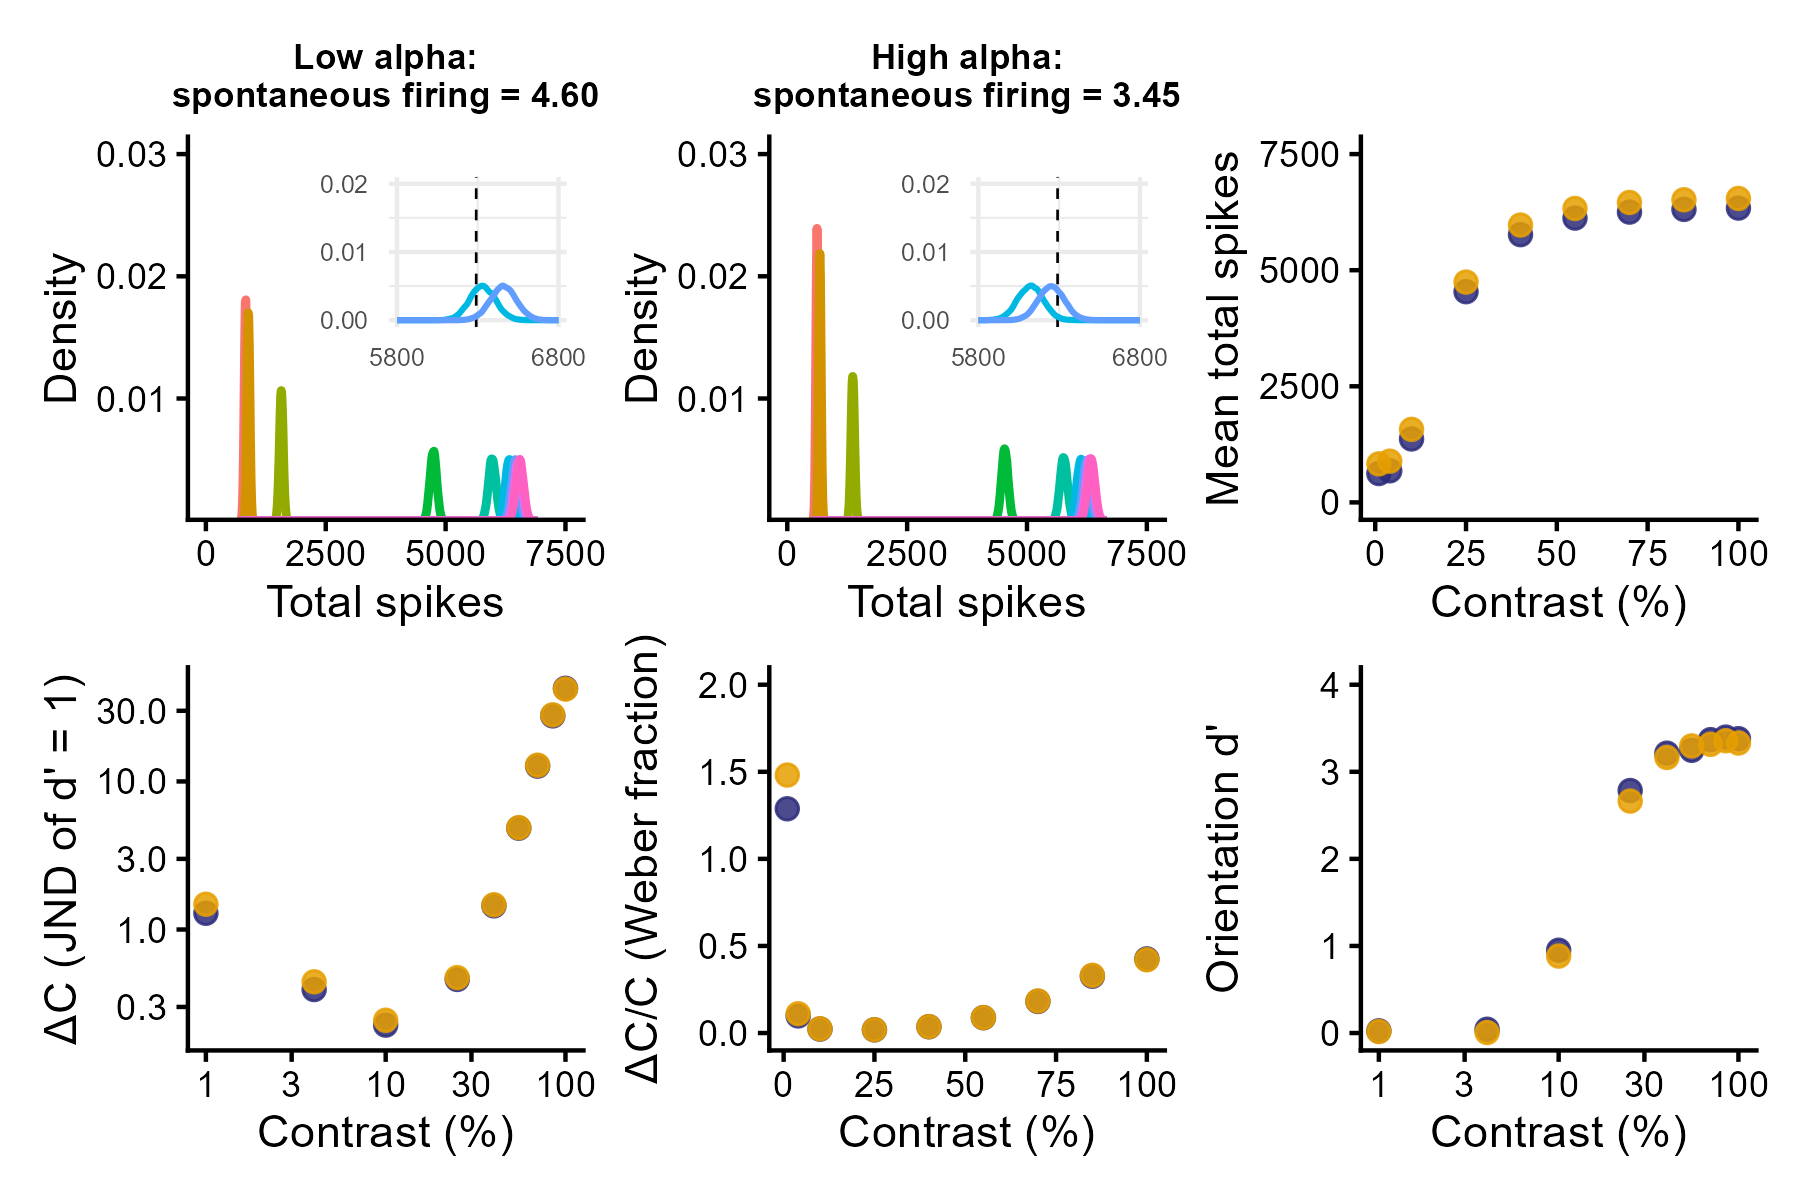

Write R code to recreate this figure.
# Simulation assuming Naka-Rushton function on Albrecht & Hamilton (1982, Fig. 4)

library(tidyverse)
library(doParallel)
library(foreach)
library(cowplot)
library(patchwork)

#################### High Alpha ####################
Contrast <- c(1, 4, seq(10, 100, 15))
Rmax <- 115
C50 <- 19.3
n   <-  2.9
R0 <- Rmax * 0.03 # spontaneous firing based on Geisler & Albrecht (1997)

Max_firing <- Rmax * Contrast^n / (Contrast^n + C50^n)
df <- data.frame(Contrast, Max_firing)

### Simulation ###
cl <- makeCluster(parallel::detectCores() - 1)
registerDoParallel(cl)

n_neurons <- 180                                              # Number of neurons in the population
orientations <- seq(1, 180, by = 1)                           # Possible orientations (1 to 180 degrees)
preferred_orientations <- seq(1, 180, length.out = n_neurons) # Preferred orientation of each neuron
max_firing_seq <- df$Max_firing                               # Maximum firing rate of each neuron
contrast <- df$Contrast
tuning_width <- 20                                            # Tuning width (standard deviation) of each neuron's response curve
n_trials <- 10000

all_results <- list()

for (max_firing_rate in max_firing_seq) {
  
  cat("Running max firing rate =", max_firing_rate, "\n")
  
  tuning_curves <- matrix(0, nrow = n_neurons, ncol = length(orientations))
  
  for (i in 1:n_neurons) {
    tuning_curves[i, ] <- max_firing_rate * exp(
      -0.5 * (
        pmin(abs(orientations - preferred_orientations[i]),
             180 - abs(orientations - preferred_orientations[i]))^2
      ) / tuning_width^2
    )
  }
  
  # ---- 90 ----
  responses_90 <- foreach(
    i = 1:n_trials,
    .combine = rbind,
    .packages = "stats"
  ) %dopar% {
    
    input_90 <- rnorm(n_trials, 90, 0)
    idx <- round(input_90[i]) 
    idx <- pmin(pmax(idx, 1), 180)
    
    mu <- tuning_curves[, idx]
    mu[mu == 0] <- 1e-8
    
    resp <- rnbinom(n_neurons, size = 1000000, mu = mu) + rnbinom(n_neurons, size = 1000000, mu = R0)
    
    cbind(resp,
          neuron = seq_len(n_neurons),
          stim = 90,
          trial = i,
          maxFR = max_firing_rate)
  }
  
  # ---- 91 ----
  responses_91 <- foreach(
    i = 1:n_trials,
    .combine = rbind,
    .packages = "stats"
  ) %dopar% {
    
    input_91 <- rnorm(n_trials, 91, 0)
    idx <- round(input_91[i]) 
    idx <- pmin(pmax(idx, 1), 180)
    
    mu <- tuning_curves[, idx]
    mu[mu == 0] <- 1e-8
    
    resp <- rnbinom(n_neurons, size = 1000000, mu = mu) + rnbinom(n_neurons, size = 1000000, mu = R0)
    
    cbind(resp,
          neuron = seq_len(n_neurons),
          stim = 91,
          trial = i,
          maxFR = max_firing_rate)
  }
  
  df_tmp <- as.data.frame(rbind(responses_90, responses_91))
  colnames(df_tmp) <- c("Spikes", "Neuron", "Stimulus", "Trial", "Contrast")
  
  all_results[[as.character(max_firing_rate)]] <- df_tmp
}

df_high <- do.call(rbind, all_results)
df_high$Contrast <- contrast[match(df_high$Contrast, max_firing_seq)]

### Contrast discrimination ###
df_high %>%
  group_by(Stimulus, Contrast, Trial) %>%
  summarise(Sum_spikes = sum(Spikes), .groups = "drop") -> df_sum_high

df_sum_high %>%
  group_by(Contrast) %>%
  summarise(Mean_sum_spikes = mean(Sum_spikes),
            SD_sum_spikes = sd(Sum_spikes), .groups = "drop") -> df_summary_high
colnames(df_summary_high) <- c("Contrast", "mu", "sigma")

dC <-  diff(df_summary_high$Contrast)
dmu <- diff(df_summary_high$mu)

# μ'
mu_prime <- c(
  dmu[1] / dC[1],                                 　　　　　# 前方差分（最初）
  (dmu[-1]/dC[-1] + dmu[-length(dmu)]/dC[-length(dC)]) / 2, # 中央差分
  dmu[length(dmu)] / dC[length(dC)]                         # 後方差分（最後）
)
df_summary_high$mu_prime <- mu_prime

# μ'(C)ΔC ≈ σ
# μ'(C): コントラストの微小変化に対するμの変化
# ΔC:    コントラストの変化量
# μの変化がσと同じ大きさになったとき丁度弁別できる(d'=1に相当するJND)
df_summary_high$DeltaC_pred <- df_summary_high$sigma / df_summary_high$mu_prime # JND
df_summary_high <- mutate(df_summary_high, Weber_ratio_pred = DeltaC_pred / Contrast) # ΔC / C (Weber ratio)

### Orientation discrimination (LFI) ###
df_high_wide <- df_high %>%
  pivot_wider(
    id_cols = c(Trial, Contrast, Stimulus),
    names_from = Neuron,
    values_from = Spikes)

df_high_wide$Stimulus_bin <- ifelse(df_high_wide$Stimulus == 90, 1, 0)

compute_lfi <- function(data, lambda = 1e-6) {
  
  neurons <- grep("^[0-9]+$", colnames(data), value = TRUE)  
  
  data0 <- data[data$Stimulus_bin == 0, neurons]
  data1 <- data[data$Stimulus_bin == 1, neurons]
  
  mu0 <- colMeans(data0)
  mu1 <- colMeans(data1)
  
  df <- mu1 - mu0
  
  Sigma0 <- cov(data0)
  Sigma1 <- cov(data1)
  Sigma  <- (Sigma0 + Sigma1) / 2
  
  p <- length(neurons)              # 逆行列を安定化させる処理 (ニューロン間の相関を少し弱める)
  Sigma <- Sigma + lambda * diag(p) # Ridge正則化, Tikhonov regularization (小さい固有値を持ち上げる)
  
  I <- as.numeric(t(df) %*% solve(Sigma) %*% df) # LFI
  I_per_neuron <- I / p
  
  return(I_per_neuron)
}

maxFR_values <- sort(unique(df_high_wide$Contrast))

lfi_results_high <- data.frame(
  Contrast = numeric(),
  LFI_per_neuron = numeric()
)

for (maxFR in maxFR_values) {
  df_sub <- df_high_wide[df_high_wide$Contrast == maxFR, ]
  lfi_value <- compute_lfi(df_sub)
  lfi_results_high <- rbind(lfi_results_high,
                       data.frame(Contrast = maxFR,
                                  LFI_per_neuron = lfi_value))
}

lfi_results_high$Contrast <- contrast

### Orientation discrimination (decoding with logistic regression) ###
run_logistic_cv_parallel <- function(data, k = 5, ncores = detectCores() - 1) {
  
  predictors <- grep("^[0-9]+$", colnames(data), value = TRUE)  
  n <- nrow(data)
  
  set.seed(123)
  folds <- sample(rep(1:k, length.out = n))
  
  cl <- makeCluster(ncores)
  registerDoParallel(cl)
  
  acc <- foreach(i = 1:k, .combine = c) %dopar% {
    
    train <- data[folds != i, ]
    test  <- data[folds == i, ]
    
    model <- glm(
      Stimulus_bin ~ .,
      data = train[, c("Stimulus_bin", predictors)],
      family = binomial
    )
    
    prob <- predict(model, newdata = test, type = "response")
    pred <- ifelse(prob > 0.5, 1, 0)
    
    mean(pred == test$Stimulus_bin)
  }
  
  stopCluster(cl)
  
  mean(acc)
}

decoding_results_high <- data.frame(
  Contrast = numeric(),
  Decoding_accuracy = numeric()
)

for (maxFR in maxFR_values) {
  df_sub <- df_high_wide[df_high_wide$Contrast == maxFR, ]
  accuracy <- run_logistic_cv_parallel(df_sub, k = 5, ncores = detectCores() - 1)
  decoding_results_high <- rbind(decoding_results_high,
                            data.frame(Contrast = maxFR,
                                       Decoding_accuracy = accuracy))
}

decoding_results_high <- mutate(decoding_results_high, D_prime = qnorm(Decoding_accuracy) - qnorm(1 - Decoding_accuracy),
                           Contrast = contrast)


#################### Low Alpha ####################
Contrast <- c(1, 4, seq(10, 100, 15))
Rmax <- 115
C50 <- 19.3
n   <-  2.9
R0 <- Rmax * 0.04

Max_firing <- Rmax * Contrast^n / (Contrast^n + C50^n)
df <- data.frame(Contrast, Max_firing)

### Simulation ###
cl <- makeCluster(parallel::detectCores() - 1)
registerDoParallel(cl)

n_neurons <- 180                                              # Number of neurons in the population
orientations <- seq(1, 180, by = 1)                           # Possible orientations (0 to 359 degrees)
preferred_orientations <- seq(1, 180, length.out = n_neurons) # Preferred orientation of each neuron
max_firing_seq <- df$Max_firing                               # Maximum firing rate of each neuron
contrast <- df$Contrast
tuning_width <- 20                                            # Tuning width (standard deviation) of each neuron's response curve
n_trials <- 10000

all_results <- list()

for (max_firing_rate in max_firing_seq) {
  
  cat("Running max firing rate =", max_firing_rate, "\n")
  
  tuning_curves <- matrix(0, nrow = n_neurons, ncol = length(orientations))
  
  for (i in 1:n_neurons) {
    tuning_curves[i, ] <- max_firing_rate * exp(
      -0.5 * (
        pmin(abs(orientations - preferred_orientations[i]),
             180 - abs(orientations - preferred_orientations[i]))^2
      ) / tuning_width^2
    )
  }
  
  # ---- 90 ----
  responses_90 <- foreach(
    i = 1:n_trials,
    .combine = rbind,
    .packages = "stats"
  ) %dopar% {
    
    input_90 <- rnorm(n_trials, 90, 0)
    idx <- round(input_90[i]) 
    idx <- pmin(pmax(idx, 1), 180)
    
    mu <- tuning_curves[, idx]
    mu[mu == 0] <- 1e-8
    
    resp <- rnbinom(n_neurons, size = 1000000, mu = mu) + rnbinom(n_neurons, size = 1000000, mu = R0)
    
    cbind(resp,
          neuron = seq_len(n_neurons),
          stim = 90,
          trial = i,
          maxFR = max_firing_rate)
  }
  
  # ---- 91 ----
  responses_91 <- foreach(
    i = 1:n_trials,
    .combine = rbind,
    .packages = "stats"
  ) %dopar% {
    
    input_91 <- rnorm(n_trials, 91, 0)
    idx <- round(input_91[i]) 
    idx <- pmin(pmax(idx, 1), 180)
    
    mu <- tuning_curves[, idx]
    mu[mu == 0] <- 1e-8
    
    resp <- rnbinom(n_neurons, size = 1000000, mu = mu) + rnbinom(n_neurons, size = 1000000, mu = R0)
    
    cbind(resp,
          neuron = seq_len(n_neurons),
          stim = 91,
          trial = i,
          maxFR = max_firing_rate)
  }
  
  df_tmp <- as.data.frame(rbind(responses_90, responses_91))
  colnames(df_tmp) <- c("Spikes", "Neuron", "Stimulus", "Trial", "Contrast")
  
  all_results[[as.character(max_firing_rate)]] <- df_tmp
}

df_low <- do.call(rbind, all_results)
df_low$Contrast <- contrast[match(df_low$Contrast, max_firing_seq)]

### Contrast discrimination ###
df_low %>%
  group_by(Stimulus, Contrast, Trial) %>%
  summarise(Sum_spikes = sum(Spikes), .groups = "drop") -> df_sum_low

df_sum_low %>%
  group_by(Contrast) %>%
  summarise(Mean_sum_spikes = mean(Sum_spikes),
            SD_sum_spikes = sd(Sum_spikes), .groups = "drop") -> df_summary_low
colnames(df_summary_low) <- c("Contrast", "mu", "sigma")

dC <-  diff(df_summary_low$Contrast)
dmu <- diff(df_summary_low$mu)

# μ'
mu_prime <- c(
  dmu[1] / dC[1],                                 　　　　
  (dmu[-1]/dC[-1] + dmu[-length(dmu)]/dC[-length(dC)]) / 2,
  dmu[length(dmu)] / dC[length(dC)]                       
)
df_summary_low$mu_prime <- mu_prime

df_summary_low$DeltaC_pred <- df_summary_low$sigma / df_summary_low$mu_prime # JND
df_summary_low <- mutate(df_summary_low, Weber_ratio_pred = DeltaC_pred / Contrast) # ΔC / C (Weber ratio)

### Orientation discrimination (LFI) ###
df_low_wide <- df_low %>%
  pivot_wider(
    id_cols = c(Trial, Contrast, Stimulus),
    names_from = Neuron,
    values_from = Spikes)

df_low_wide$Stimulus_bin <- ifelse(df_low_wide$Stimulus == 90, 1, 0)

maxFR_values <- sort(unique(df_low_wide$Contrast))

lfi_results_low <- data.frame(
  Contrast = numeric(),
  LFI_per_neuron = numeric()
)

for (maxFR in maxFR_values) {
  df_sub <- df_low_wide[df_low_wide$Contrast == maxFR, ]
  lfi_value <- compute_lfi(df_sub)
  lfi_results_low <- rbind(lfi_results_low,
                       data.frame(Contrast = maxFR,
                                  LFI_per_neuron = lfi_value))
}

lfi_results_low$Contrast <- contrast

### Orientation discrimination (decoding with logistic regression) ###
decoding_results_low <- data.frame(
  Contrast = numeric(),
  Decoding_accuracy = numeric()
)

for (maxFR in maxFR_values) {
  df_sub <- df_low_wide[df_low_wide$Contrast == maxFR, ]
  accuracy <- run_logistic_cv_parallel(df_sub, k = 5, ncores = detectCores() - 1)
  decoding_results_low <- rbind(decoding_results_low,
                            data.frame(Contrast = maxFR,
                                       Decoding_accuracy = accuracy))
}

decoding_results_low <- mutate(decoding_results_low, D_prime = qnorm(Decoding_accuracy) - qnorm(1 - Decoding_accuracy),
                           Contrast = contrast)

### Fano factor sanity check ### 
df_high$Alpha <- "high"
df_low$Alpha  <- "low"
df_integrated <- rbind(df_high, df_low) 

df_integrated %>%
  group_by(Contrast, Stimulus, Neuron, Alpha) %>%
  summarise(
    mean_spikes = mean(Spikes),
    var_spikes  = var(Spikes),
    fano = var_spikes / mean_spikes,
    .groups = "drop"
  ) %>%
  filter(mean_spikes > 0) %>%
  group_by(Contrast, Stimulus, Alpha) %>%
  summarise(
    mean_mean_spikes = mean(mean_spikes, na.rm = TRUE),
    mean_var_spikes = mean(var_spikes),
    mean_fano = mean(fano, na.rm = TRUE), # average across neurons
    sd_fano   = sd(fano, na.rm = TRUE),   # sd across neurons
    .groups = "drop") -> ff
print(ff, n = 99999)

# write.csv(df_integrated, 
#          file = "samaha_effect_df_integrated.csv", 
#          row.names = FALSE)

### Figures ###
g1 <- ggplot(df, aes(x = Contrast, y = Max_firing)) +
  geom_point(size = 2.2, alpha = 0.85) +
  scale_x_continuous(
    limits = c(1, 100),
    breaks = c(0, 25, 50, 75, 100)
  ) +
  coord_cartesian(ylim = c(0, 130)) +
  scale_y_continuous(breaks = seq(0, 120, by = 60)) +
  labs(
    x = "Contrast (%)",
    y = "Tuning curve peak"
  ) +
  theme_classic(base_size = 11)

g2 <- ggplot(df, aes(x = Contrast, y = Max_firing)) +
  geom_point(size = 2.2, alpha = 0.85) +
  scale_x_log10(
    limits = c(1, 100),
    breaks = c(1, 3, 10, 30, 100)
  ) +
  coord_cartesian(ylim = c(0, 130)) +
  scale_y_continuous(breaks = seq(0, 120, by = 60)) +
  labs(
    x = "Contrast (%)",
    y = "Tuning curve peak"
  ) +
  theme_classic(base_size = 11)

df_sum_high$Alpha <- "high"
df_sum_low$Alpha  <- "low"
df_sum <- rbind(df_sum_high, df_sum_low)
df_sum %>%
  dplyr::filter(Contrast == 55 | Contrast == 70) %>%
  summarise(Criterion = mean(Sum_spikes)) %>%
  as.numeric() -> criterion

default_colors <- scales::hue_pal()(9)
first_two_colors <- default_colors[6:7]

df_sub <- subset(df_sum, Contrast %in% c(55, 70) & Alpha == "high")
df_sub$Contrast <- factor(df_sub$Contrast, levels = c(55, 70))

g_inset_high <- ggplot(df_sub, aes(x = Sum_spikes, color = factor(Contrast))) +
  geom_vline(xintercept = criterion, linetype = "dashed", linewidth = 0.3) +
  geom_density(alpha = 0.85, linewidth = 0.7) +
  scale_x_continuous(limits = c(5800, 6800), breaks = c(5800, 6800)) +
  scale_y_continuous(limits = c(0, 0.02), breaks = c(0, 0.01, 0.02)) + 
  theme_minimal(base_size = 11) +
  theme(
    legend.position = "none",
    axis.title = element_blank(),
    axis.text = element_text(size = 6)
  ) +
  scale_color_manual(values = first_two_colors)

g3 <- ggplot(df_sum_high, aes(x = Sum_spikes, color = factor(Contrast))) +
  geom_density(alpha = 0.85, linewidth = 1) +
  coord_cartesian(xlim = c(0, 7500), ylim = c(0.0015, 0.03)) +
  scale_x_continuous(breaks = c(0, 2500, 5000, 7500)) +
  theme_classic() +
  labs(
    x = "Total spikes",
    y = "Density",
    color = "Contrast"
  ) + 
  theme(
    legend.position = c(1.07, 1.05),
    legend.justification = c(1, 1),
    legend.key.size = unit(0.25, "cm"),
    legend.text = element_text(size = 6),
    legend.title = element_text(size = 8)
  ) +
  ggtitle("High alpha:\nspontaneous firing = 3.45") +
  theme(plot.title = element_text(size = 8.5, face = "bold", hjust = 0.5))

g3 <- g3 + annotation_custom(
  grob = ggplotGrob(g_inset_high),
  xmin = 2000, xmax = 8000,
  ymin = 0.01, ymax = 0.03
)

legend_contrast <- get_legend(
  g3 + theme(legend.position = "right")
)

png("legend_contrast.png", width = 600, height = 400, res = 300)
grid::grid.draw(legend_contrast)
dev.off()

df_sub <- subset(df_sum, Contrast %in% c(55, 70) & Alpha == "low")
df_sub$Contrast <- factor(df_sub$Contrast, levels = c(55, 70))

g_inset_low <- ggplot(df_sub, aes(x = Sum_spikes, color = factor(Contrast))) +
  geom_vline(xintercept = criterion, linetype = "dashed", linewidth = 0.3) +
  geom_density(alpha = 0.85, linewidth = 0.7) +
  scale_x_continuous(limits = c(5800, 6800), breaks = c(5800, 6800)) +
  scale_y_continuous(limits = c(0, 0.02), breaks = c(0, 0.01, 0.02)) + 
  theme_minimal(base_size = 11) +
  theme(
    legend.position = "none",
    axis.title = element_blank(),
    axis.text = element_text(size = 6)
  ) +
  scale_color_manual(values = first_two_colors)

g4 <- ggplot(df_sum_low, aes(x = Sum_spikes, color = factor(Contrast))) +
  geom_density(alpha = 0.85, linewidth = 1) +
  coord_cartesian(xlim = c(0, 7500), ylim = c(0.0015, 0.03)) +
  scale_x_continuous(breaks = c(0, 2500, 5000, 7500)) +
  theme_classic() +
  labs(
    x = "Total spikes",
    y = "Density",
    color = "Contrast"
  ) + 
  theme(
    legend.position = c(1.07, 1.05),
    legend.justification = c(1, 1),
    legend.key.size = unit(0.25, "cm"),
    legend.text = element_text(size = 6),
    legend.title = element_text(size = 8)
  ) +
  ggtitle("Low alpha:\nspontaneous firing = 4.60") +
  theme(plot.title = element_text(size = 8.5, face = "bold", hjust = 0.5))

g4 <- g4 + annotation_custom(
  grob = ggplotGrob(g_inset_low),
  xmin = 2000, xmax = 8000,
  ymin = 0.01, ymax = 0.03
)

df_summary_high$Alpha <- "high"
df_summary_low$Alpha  <- "low"
df_summary <- rbind(df_summary_high, df_summary_low)

g5 <- ggplot(df_summary, aes(x = Contrast, y = DeltaC_pred, color = Alpha)) +
  geom_point(size = 2.2, alpha = 0.85) +
  scale_x_log10(
    limits = c(1, 100),
    breaks = c(1, 3, 10, 30, 100)
  ) +
  scale_y_log10(limits = c(0.2, 45)) +
  scale_color_manual(values = c("#2C2C7A", "#E69F00")) +
  labs(
    x = "Contrast (%)",
    y = "ΔC (JND of d' = 1)"
  ) +
  theme_classic(base_size = 11) +
  theme(
    legend.position = c(0.45, 1),
    legend.justification = c(1, 1),
    legend.key = element_blank()
  )

legend_alpha <- get_legend(
  g5 + theme(legend.position = "right")
)

png("legend_alpha.png", width = 600, height = 400, res = 300)
grid::grid.draw(legend_alpha)
dev.off()

g6 <- ggplot(df_summary, aes(x = Contrast, y = Weber_ratio_pred, color = Alpha)) +
  geom_point(size = 2.2, alpha = 0.85) +
  scale_x_continuous(
    limits = c(1, 100),
    breaks = c(0, 25, 50, 75, 100)
  ) +
  coord_cartesian(ylim = c(0, 2)) +
  scale_color_manual(values = c("#2C2C7A", "#E69F00")) +
  labs(
    x = "Contrast (%)",
    y = "ΔC/C (Weber fraction)"
  ) +
  theme_classic(base_size = 11) +
  theme(
    legend.position = c(1, 1),
    legend.justification = c(1, 1),
    legend.key = element_blank()
  )

g7 <- df_summary %>%
  ggplot(aes(x = Contrast, y = mu, color = Alpha)) +
  geom_point(size = 2.2, alpha = 0.85) +
  scale_x_continuous(
    limits = c(1, 100),
    breaks = c(0, 25, 50, 75, 100)
  ) +
  coord_cartesian(ylim = c(0, 7500)) +
  scale_y_continuous(breaks = seq(0, 7500, by = 2500)) +
  scale_color_manual(values = c("#2C2C7A", "#E69F00")) +
  labs(
    x = "Contrast (%)",
    y = "Mean total spikes"
  ) +
  theme_classic(base_size = 11) +
  theme(
    legend.position = c(1, 0.55),
    legend.justification = c(1, 1),
    legend.key = element_blank()
  )

lfi_results_high$Alpha <- "high"
lfi_results_low$Alpha  <- "low"
lfi_results <- rbind(lfi_results_high, lfi_results_low)

g8 <- lfi_results %>%
  ggplot(aes(x = Contrast, y = LFI_per_neuron, color = Alpha)) +
  geom_point(size = 2.2, alpha = 0.85) +
  scale_x_log10(
    limits = c(1, 100),
    breaks = c(1, 3, 10, 30, 100)
  ) +
  scale_color_manual(values = c("#2C2C7A", "#E69F00")) +
  labs(
    x = "Contrast (%)",
    y = "Orientation LFI"
  ) +
  theme_classic(base_size = 11) +
  theme(
    legend.position = c(0.45, 1),
    legend.justification = c(1, 1),
    legend.key = element_blank()
  )

decoding_results_high$Alpha <- "high"
decoding_results_low$Alpha  <- "low"
decoding_results <- rbind(decoding_results_high, decoding_results_low)

g9 <- decoding_results %>%
  ggplot(aes(x = Contrast, y = D_prime, color = Alpha)) +
  geom_point(size = 2.2, alpha = 0.85) +
  scale_x_continuous(
    limits = c(1, 100),
    breaks = c(0, 25, 50, 75, 100)
  ) +
  scale_y_continuous(
    limits = c(0, 4),
    breaks = seq(0, 4, by = 1)
  ) +
  scale_color_manual(values = c("#2C2C7A", "#E69F00")) +
  labs(
    x = "Contrast (%)",
    y = "Orientation d'"
  ) +
  theme_classic(base_size = 11) +
  theme(
    legend.position = c(1, 0.55),
    legend.justification = c(1, 1),
    legend.key = element_blank()
  )

g10 <- decoding_results %>%
  ggplot(aes(x = Contrast, y = D_prime, color = Alpha)) +
  geom_point(size = 2.2, alpha = 0.85) +
  scale_x_log10(
    limits = c(1, 100),
    breaks = c(1, 3, 10, 30, 100)
  ) +
  scale_y_continuous(
    limits = c(0, 4),
    breaks = seq(0, 4, by = 1)
  ) +
  scale_color_manual(values = c("#2C2C7A", "#E69F00")) +
  labs(
    x = "Contrast (%)",
    y = "Orientation d'"
  ) +
  theme_classic(base_size = 11) +
  theme(
    legend.position = c(0.4, 1),
    legend.justification = c(1, 1),
    legend.key = element_blank()
  )

g11 <- df_sum %>%
  dplyr::filter(Contrast == 1 | Contrast == 4) %>%
  mutate(Yes = Sum_spikes > criterion) %>%
  group_by(Contrast, Alpha) %>%
  summarise(P_yes = mean(Yes)) %>%
  ggplot(aes(x = Contrast, y = P_yes, color = Alpha)) +
  geom_point(size = 2.2, alpha = 0.85) +
  geom_line(alpha = 0.85, linewidth = 1) +
  scale_x_continuous(limits = c(1, 4), breaks = c(1, 4)) + 
  scale_y_continuous(limits = c(0, 1), breaks = c(0, 0.25, 0.5, 0.75, 1)) + 
  scale_color_manual(values = c("#2C2C7A", "#E69F00")) +
  theme_classic() +
  labs(
    x = "Contrast (%)",
    y = "P(Yes)",
    color = "Contrast"
  ) +
  theme(
    legend.position = c(0.4, 1),
    legend.justification = c(1, 1)
  )

plot_list <- list(g4, g3, g7, g5, g6, g10)
plots_no_legend <- lapply(plot_list, function(p) {
  p + theme(
    legend.position = "none",
    plot.margin = margin(t = 5, r = 5, b = 5, l = 5, unit = "pt")
  )
})

samaha_effect_final <- wrap_plots(plots_no_legend, ncol = 3)
ggsave("samaha_effect.png", samaha_effect_final, width = 6, height = 4, dpi = 300)
